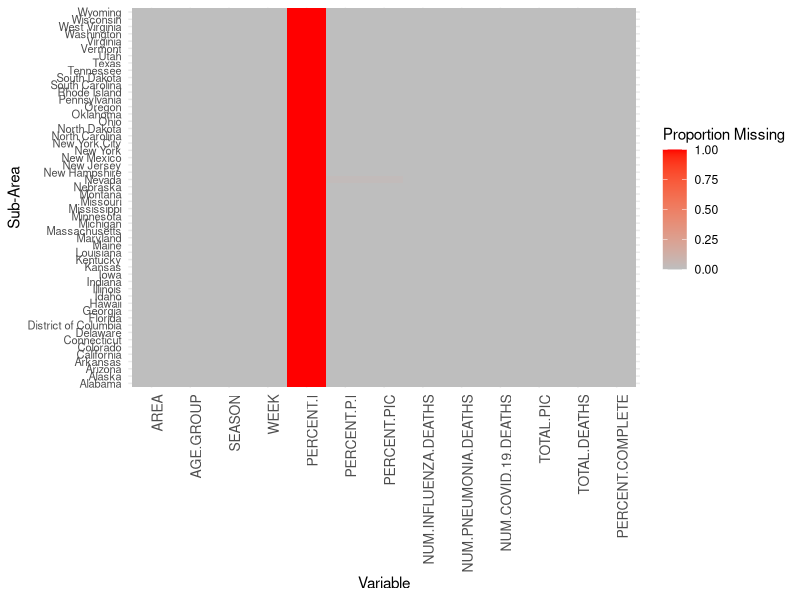
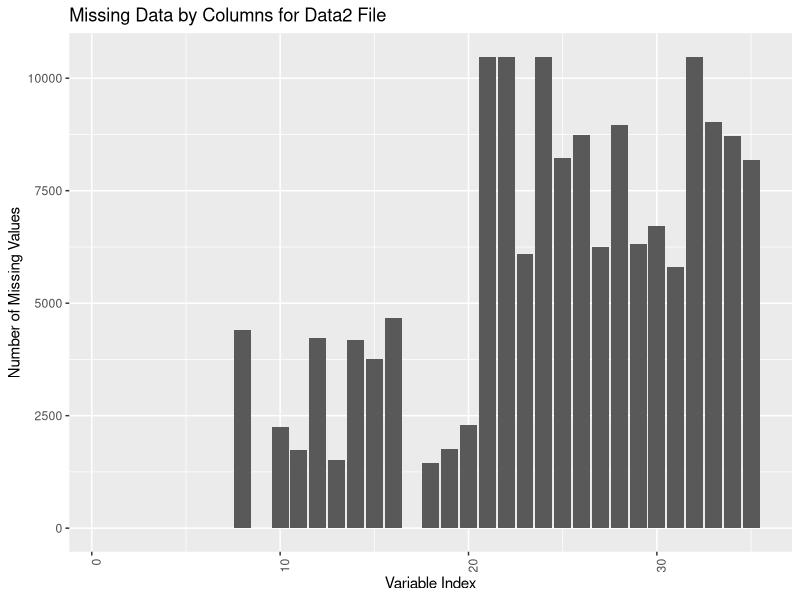
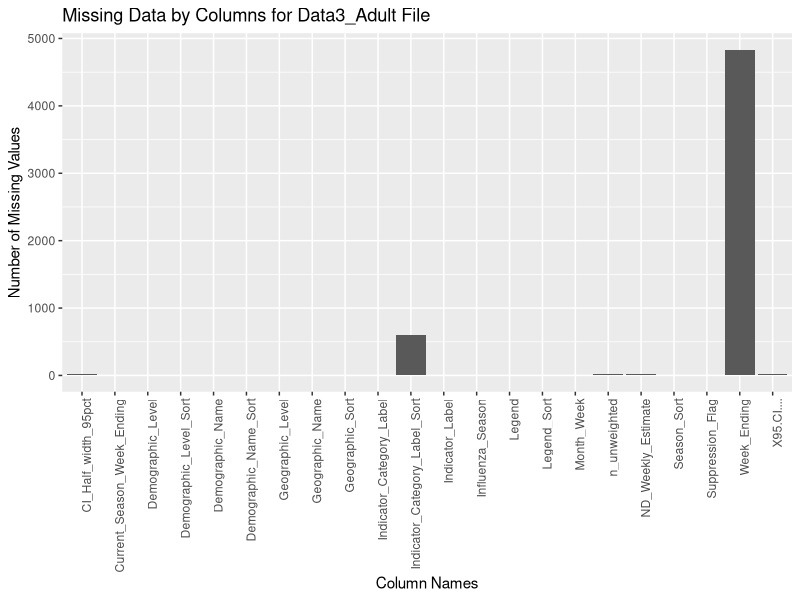
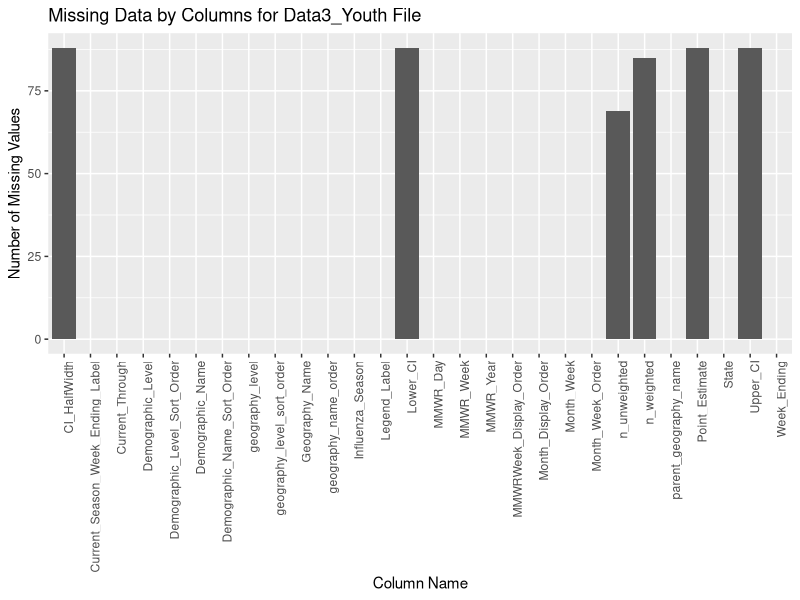

Reproduce these figures in R, in order.
## ---- chunk 1
library(dplyr)
library(ggplot2)
library(dplyr)
library(reshape2)
library(gridExtra)
library(stringr)
## ---- chunk 2
df1 = read.csv('data/data1.csv')
df1_filter = df1 %>% select('SUB.AREA','SEASON','AGE.GROUP','WEEK','NUM.INFLUENZA.DEATHS','NUM.PNEUMONIA.DEATHS','NUM.COVID.19.DEATHS','TOTAL.DEATHS')
colnames(df1_filter) <- c('state','season','age_group','week','influenza','pneumonia','covid','total')
head(df1_filter)
## ---- chunk 3
df2 = read.csv('data/data2.csv')
df2_filter = df2 %>% select('MMWR.Year','MMWR.Week','All.Cause','Natural.Cause','Septicemia..A40.A41.','Malignant.neoplasms..C00.C97.','Diabetes.mellitus..E10.E14.','Alzheimer.disease..G30.','Influenza.and.pneumonia..J09.J18.','Chronic.lower.respiratory.diseases..J40.J47.','Other.diseases.of.respiratory.system..J00.J06.J30.J39.J67.J70.J98.','Nephritis..nephrotic.syndrome.and.nephrosis..N00.N07.N17.N19.N25.N27.','Symptoms..signs.and.abnormal.clinical.and.laboratory.findings..not.elsewhere.classified..R00.R99.','Diseases.of.heart..I00.I09.I11.I13.I20.I51.','Cerebrovascular.diseases..I60.I69.','COVID.19..U071..Multiple.Cause.of.Death.','COVID.19..U071..Underlying.Cause.of.Death.')
colnames(df2_filter) <- c('year','week','all_cause','natural','septicemia','neoplasms','miabete','alzheimer','influenza/pneumonia','lower_respiratory','other_respiratory','nephritis','abnormal','heart','cerebrovascular','covid_multiple','covid_underlying')
head(df2_filter)
## ---- chunk 4
df3_youth = read.csv('data/data3_youth.csv')
df3_adult = read.csv('data/data3_adult.csv')
df3_youth_filter = df3_youth %>% select('Geography_Name','Demographic_Name','Month_Week','n_unweighted','n_weighted','Influenza_Season','Legend_Label') %>% filter(Geography_Name !='National')
df3_adult_filter = df3_adult %>% select('Geographic_Name','Demographic_Name','Month_Week','n_unweighted','Influenza_Season','Legend') %>% filter(Geographic_Name !='National') %>% filter(!str_detect(Geographic_Name,'Region'))
colnames(df3_youth_filter) <- c('state','age','week','unweighted_death','weighted_death','season','legend')
colnames(df3_adult_filter) <- c('state','age','month','unweighted_death','season','legend')
head(df3_youth_filter)
head(df3_adult_filter)
## ---- chunk 5
data1 <- read.csv("data/data1.csv")

# Calculating the number of missing values per column
missing_values_counts <- colSums(is.na(data1))

# Create a new dataframe indicating if each value is missing
missing_values <- data1 %>% mutate(across(-SUB.AREA, is.na))

# Calculate the proportion of missing values by state for each variable
missing_values_proportion <- missing_values %>% 
  group_by(SUB.AREA) %>%
  summarise(across(everything(), ~ sum(., na.rm = TRUE) / n()))

# Reshape the data for the heatmap
long_format <- melt(missing_values_proportion, id.vars = 'SUB.AREA')

# Plot the heatmap
ggplot(long_format, aes(x = variable, y = SUB.AREA, fill = value)) +
  geom_tile() +
  scale_fill_gradient(low = "grey", high = "red") +
  labs(x = "Variable", y = "Sub-Area", fill = "Proportion Missing") +
  theme_minimal() +
  theme(
    axis.text.x = element_text(angle = 90, hjust = 1, size = 10),
    axis.text.y = element_text(size = 8))
## ---- chunk 6
data2 <- read.csv("data/data2.csv")

# Define a function to count missing values
count_missing <- function(x) {
  na_count <- sum(is.na(x))             # Count NA values
  blank_count <- sum(x == "", na.rm = TRUE) # Count blank strings, remove NA from count
  return(na_count + blank_count)
}

# Apply this function to every column in the dataframe
missing_counts <- sapply(data2, count_missing)

# Change column name to its corresponding index
# Creating a data frame for ggplot
variable_indices <- 1:length(missing_counts)
missing_data_df1 <- data.frame(
  Variable = variable_indices,
  MissingValues = missing_counts
)

# Plotting the bar chart
ggplot(missing_data_df1, aes(x = Variable, y = MissingValues)) +
  geom_bar(stat = "identity") +
  theme(axis.text.x = element_text(angle = 90, hjust = 1)) +
  labs(x = "Variable Index", y = "Number of Missing Values", title = "Missing Data by Columns for Data2 File")
## ---- chunk 7
data3_adult <- read.csv("data/data3_adult.csv")
data3_youth <- read.csv("data/data3_youth.csv")

# Define a function to count missing values
count_missing <- function(x) {
  na_count <- sum(is.na(x))             # Count NA values
  blank_count <- sum(x == "", na.rm = TRUE) # Count blank strings, remove NA from count
  return(na_count + blank_count)
}

# Apply this function to every column in the dataframe
missing_counts3a <- sapply(data3_adult, count_missing)
missing_counts3y <- sapply(data3_youth, count_missing)
# Creating a data frame for ggplot
missing_data_df3a <- data.frame(
  Variable = names(missing_counts3a),
  MissingValues = missing_counts3a
)

# Plotting the bar chart
ggplot(missing_data_df3a, aes(x = Variable, y = MissingValues)) +
  geom_bar(stat = "identity") +
  theme(axis.text.x = element_text(angle = 90, hjust = 1)) +
  labs(x = "Column Names", y = "Number of Missing Values", title = "Missing Data by Columns for Data3_Adult File")
# Creating a data frame for ggplot
missing_data_df3y <- data.frame(
  Variable = names(missing_counts3y),
  MissingValues = missing_counts3y
)

# Plotting the bar chart
ggplot(missing_data_df3y, aes(x = Variable, y = MissingValues)) +
  geom_bar(stat = "identity") +
  theme(axis.text.x = element_text(angle = 90, hjust = 1)) +
  labs(x = "Column Name", y = "Number of Missing Values", title = "Missing Data by Columns for Data3_Youth File")
